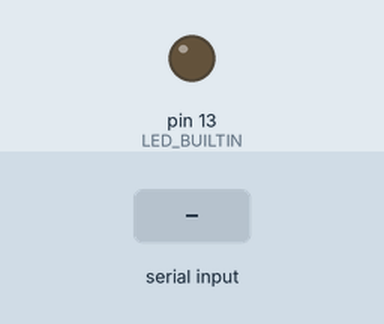
This sketch was run on a simulated Arduino Uno, built with avr-gcc and run on an emulated ATmega328P. Shown: output pins drawn as LEDs (lit = HIGH). Dashed ring = blinking. The inputs (shaded band) are chosen by the test bench.

Above: at 1.2 s.
1.3 s: "2" received over Serial
At 1.7 s:
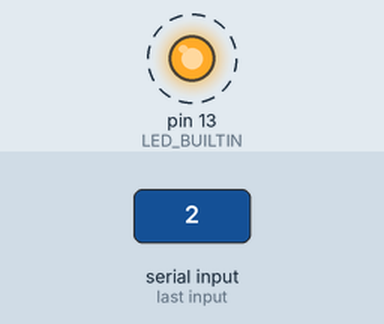
4.3 s: "0" received over Serial
At 5.4 s:
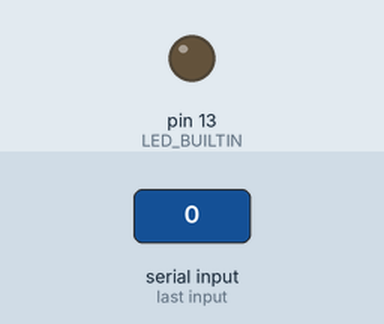
5.8 s: "1" received over Serial
At 6.9 s:
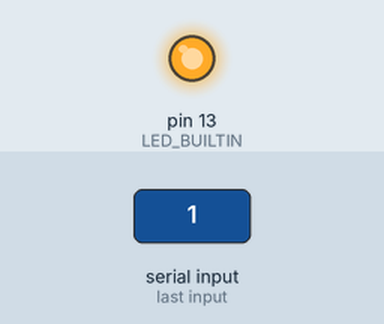
Timing chart, 0 to 14.8 s (numbered marks = the images above; inputs shaded):
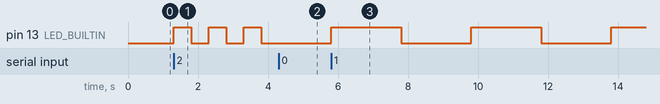

The sketch:

padrao_1.ino
```cpp
void setup()
{
  pinMode(LED_BUILTIN, OUTPUT);
  digitalWrite(LED_BUILTIN, LOW);

  Serial.begin(9600);
  Serial.flush();
}

char input=0;

void loop()
{
  if(Serial.available())
  {
    input = Serial.read();
    Serial.flush();
  }

  switch(input)
  {
    case '1':
      digitalWrite(LED_BUILTIN, HIGH);
      delay(2000);
      digitalWrite(LED_BUILTIN, LOW);
      delay(2000);
    break;
    case '2':
      digitalWrite(LED_BUILTIN, HIGH);
      delay(500);
      digitalWrite(LED_BUILTIN, LOW);
      delay(500);
    break;
    case '3':
      digitalWrite(LED_BUILTIN, HIGH);
      delay(100);
      digitalWrite(LED_BUILTIN, LOW);
      delay(100);
      digitalWrite(LED_BUILTIN, HIGH);
      delay(100);
      digitalWrite(LED_BUILTIN, LOW);
      delay(100);
      digitalWrite(LED_BUILTIN, HIGH);
      delay(100);
      digitalWrite(LED_BUILTIN, LOW);
      delay(1000);
    break;
  }

}
```

Measured:
- after the input at 1.3 s, pin 13 (LED_BUILTIN): alternates HIGH for 0.50 s and LOW for 0.50 s, starting at once
- after the input at 4.3 s, pin 13 (LED_BUILTIN): stays LOW (without the input it goes to HIGH after 0.00 s)
- after the input at 5.8 s, pin 13 (LED_BUILTIN): alternates HIGH for 2.0 s and LOW for 2.0 s, starting at once
